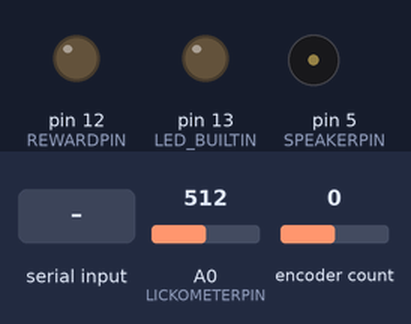
Simulated run of this sketch. Board: Arduino Uno, built with avr-gcc and run on an emulated ATmega328P. Parts: output pins drawn as LEDs (lit = HIGH), buzzer (waves = sounding). The test bench sets the inputs (shaded band); at power-on: A0 (LICKOMETERPIN) = 512, encoder count 0. What the sketch prints to the serial monitor is not drawn.

Above: at 2.2 s.
2.3 s: "p90\n" received over Serial
6.4 s: byte 103 ('g') received over Serial
Timing chart, 0 to 9.4 s (numbered marks = the images above; inputs shaded):
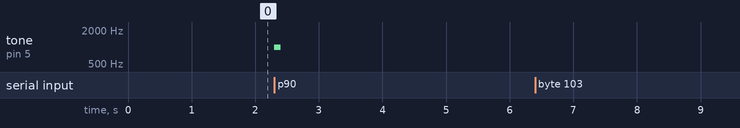

Measured:
- after the input at 2.3 s, tone on pin 5 (SPEAKERPIN): silent → 1000 Hz at once, → silent 0.10 s later

The sketch:

banditv0_0_0.ino
```cpp
#include <Encoder.h>

#define ROTARYREPORTFREQ 50 // 20Hz
#define LICKREPORTFREQ 10 // 100Hz

//pin definitions
#define SPEAKERPIN 5
#define REWARDPIN 12
#define LICKOMETERPIN A0

Encoder rotary(2,3);


long rotarypos;
long rotarypos_last;
long rotarydiff;
int currentlickval;

long rewardsize = 500;
bool rewarding;
long rewardbegin_time;

//REPORTS
long current_time;
long last_rotary_report;
long last_lick_report;

void setup() {
  // put your setup code here, to run once:
  SPCR = 0;
  digitalWrite(REWARDPIN, LOW);
  Serial.begin(115200);
  while (!Serial);
  pinMode(LED_BUILTIN, OUTPUT);
  pinMode(SPEAKERPIN, OUTPUT);
  pinMode(REWARDPIN, OUTPUT);
  digitalWrite(REWARDPIN, LOW);
  pinMode(A0, INPUT);
  delay(1000);
}

void reportRotary() {
  rotarypos = rotary.read();
  Serial.print(millis());
  Serial.print("\t");
  Serial.print("R");
  Serial.print("\t");
  rotarydiff = rotarypos_last-rotarypos;
  Serial.println(rotarydiff,DEC);
  rotarypos_last = rotarypos;
}

void reportLick() {
  currentlickval = analogRead(A0);
  Serial.print(millis());
  Serial.print("\t");
  Serial.print("L");
  Serial.print("\t");
  Serial.println(currentlickval, DEC);
}

void reportRewardSizeCalibration() {
  Serial.print(millis());
  Serial.print("\t");
  Serial.print("W");
  Serial.print("\t");
  Serial.println(rewardsize, DEC);
}

void reportReward() {
  Serial.print(millis());
  Serial.print("\t");
  Serial.print("G");
  Serial.print("\t");
  Serial.println(rewardsize, DEC);
}
\
void reportTime() {
  Serial.print(millis());
  Serial.print("\t");
  Serial.print("T");
  Serial.print("\t");
  Serial.println(current_time, DEC);
}

void executeCommand(char cmd) {
  switch (cmd) {
    case 'p': // Punishtone
      tone(SPEAKERPIN, 1000, 100);
      break;
    case 'r': // Rewardtone
      tone(SPEAKERPIN, 10000, 100);
      break;
    case 'b': // Trial begin tone
      tone(SPEAKERPIN, 4000, 100);
      break;
    case 'w': {// Set reward size
      String str = Serial.readStringUntil('\n');
      rewardsize = str.toInt();
      reportRewardSizeCalibration();
      break;
    }
    case 'g':
      digitalWrite(REWARDPIN, HIGH);
      rewarding = true;
      rewardbegin_time = micros();
      reportReward();
      break;
    case 't':
      reportTime();
      break;
  }
}

void loop() {
  if (Serial.available()>0) {
    char cmd = (char)Serial.read();
    executeCommand(cmd);
  }
  current_time = millis();
  //HANDLE REPORTS
  if ((current_time - last_rotary_report) >= ROTARYREPORTFREQ){
    last_rotary_report = current_time;
    reportRotary();
  }
  if ((current_time - last_lick_report)>=LICKREPORTFREQ) {
    last_lick_report = current_time;
    reportLick();
  }
  if (((micros() - rewardbegin_time) >= rewardsize)) {
    digitalWrite(REWARDPIN, LOW);
    rewarding = false;
  }
}
```
